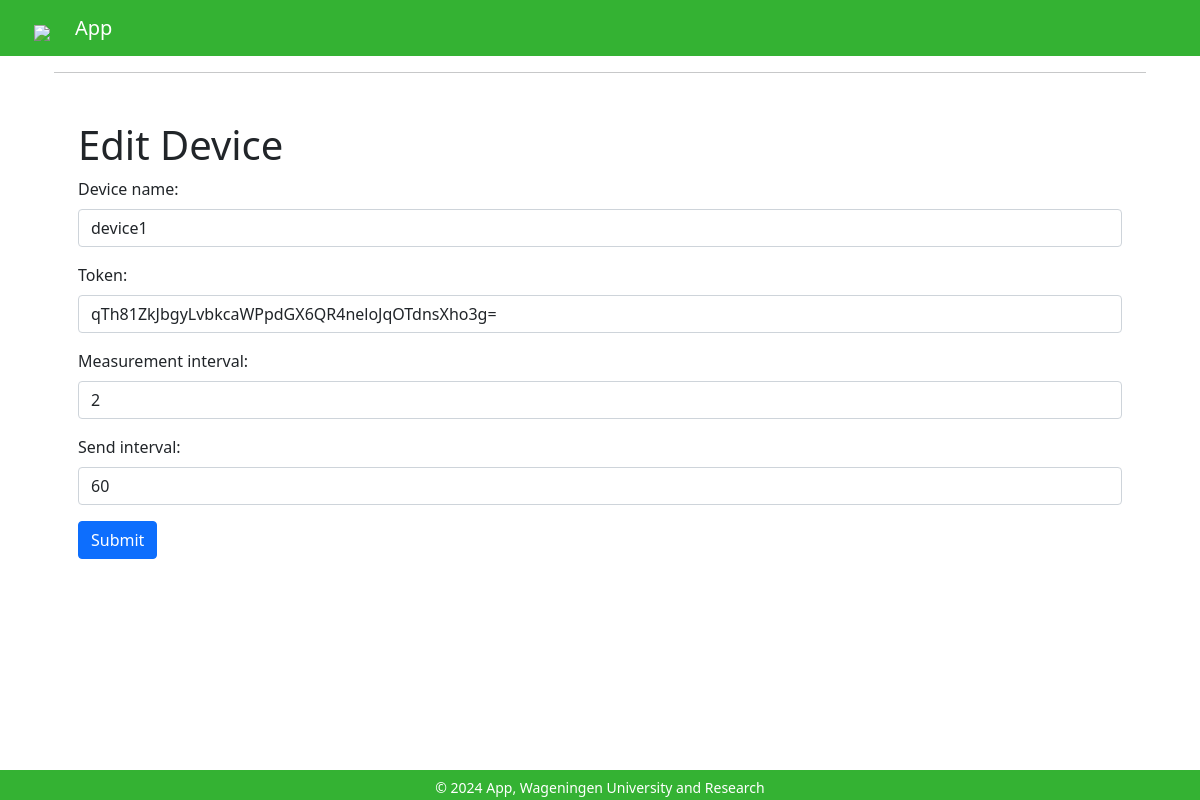
The page /edit_device on the database as committed earlier.
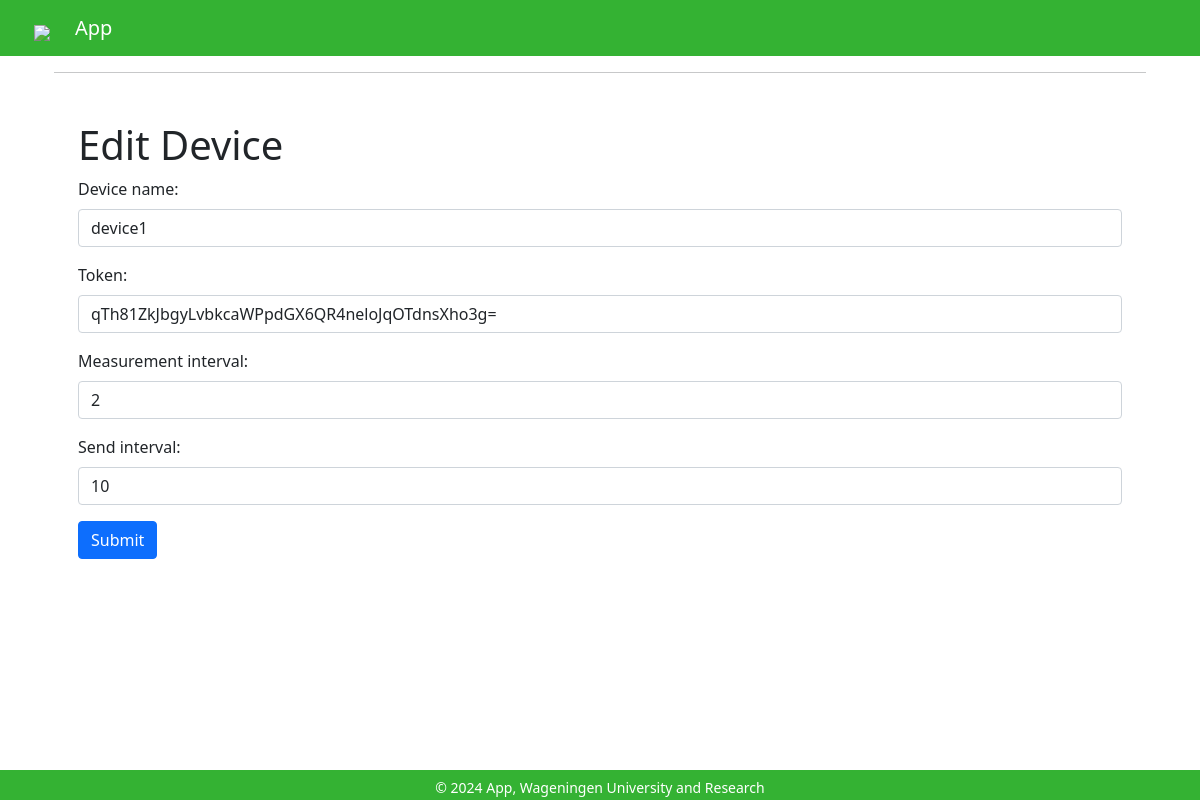
The same page on the database as committed later.
### models/model.py (models this page shows)
class Base(DeclarativeBase):
    pass

class Device(Base):
    __tablename__ = 'devices'
    id = Column(Integer, primary_key=True)
    name = Column(String)
    token = Column(String)
    endpoint = Column(String)
    location = Column(String)
    measurement_interval = Column(Integer)
    send_interval = Column(Integer)
    measurements = relationship("Measurement", back_populates="device")

### controllers/controllers.py (the view, shortened to what this page needs)
@controllers.route('/edit_device', methods=['GET', 'POST'])
def edit_device():
    device = session.query(Device).filter_by(name="device1").first()
    return render_template('edit_device.html', device=device)

### main.py (called while the page is built)
@app.context_processor
def inject_measurement_counter():
    return dict(measurement_counter=measurement_counter)

### templates/edit_device.html (shortened to what this page needs)
{% extends 'base.html' %}
{% block content %}
<div class="container mt-5">
    <h1>Edit Device</h1>
    <form method="post">
        <div class="mb-3">
            <label for="new_name" class="form-label">Device name:</label>
            <input type="text" class="form-control" id="new_name" name="new_name" value="{{ device.name }}">
        </div>
        <div class="mb-3">
            <label for="new_token" class="form-label">Token:</label>
            <input type="text" class="form-control" id="new_token" name="new_token" value="{{ device.token }}">
        </div>
        <div class="mb-3">
            <label for="new_measurement_interval" class="form-label">Measurement interval:</label>
            <input type="text" class="form-control" id="new_measurement_interval" name="new_measurement_interval" value="{{ device.measurement_interval }}">
        </div>
        <div class="mb-3">
            <label for="new_send_interval" class="form-label">Send interval:</label>
            <input type="text" class="form-control" id="new_send_interval" name="new_send_interval" value="{{ device.send_interval }}">
        </div>
        <button type="submit" class="btn btn-primary">Submit</button>
    </form>
</div>
{% endblock %}

### templates/base.html (shortened to what this page needs)
{% from 'bootstrap5/nav.html' import render_nav_item %}
{% from 'bootstrap5/utils.html' import render_messages %}
<!DOCTYPE html>
<html lang="en">
<head>
    {% block styles %}
        {{ bootstrap.load_css() }}
        <link href="https://cdn.jsdelivr.net/npm/bootstrap@5.0.1/dist/css/bootstrap.min.css" rel="stylesheet">
        <link rel="stylesheet" type="text/css" href="https://cdn.datatables.net/1.10.25/css/dataTables.bootstrap5.css">
        <link rel="stylesheet" type="text/css" href="/static/css/site.css">
    {% endblock %}
</head>
<body>
    <nav class="navbar navbar-expand-lg navbar-dark bg-green">
        <div class="container-fluid">
            <img src="/static/img/WUR_W_standard.png" class="navbar-brand-img d-none d-sm-block">
            <a class="navbar-brand" href="/">App</a>
        </div>
    </nav>
    <div class="container">
      <hr>
      {% block content %}{% endblock %}
    </div>
    <footer class="footer bg-green">
        <div>
            <small> &copy; <script>document.write(new Date().getFullYear())</script> App, Wageningen University and Research</small>
        </div>
    </footer>
</body>
</html>

### static/css/site.css (style rules this page uses)
html { position: relative; min-height: 100%; }
body { margin-bottom: 40px; }
.navbar-brand-img { margin: 10px 25px 0px 10px; }
.bg-green { background-color: #34B233; }
.footer { height: 30px; color: white; position: fixed; left: 0; bottom: 0; width: 100%; text-align: center; }
.footer > div { margin-top: 5px; }

Rows that differ between the two databases and show on the page:
changed Device "device1": new_send_interval "60" → "10"
